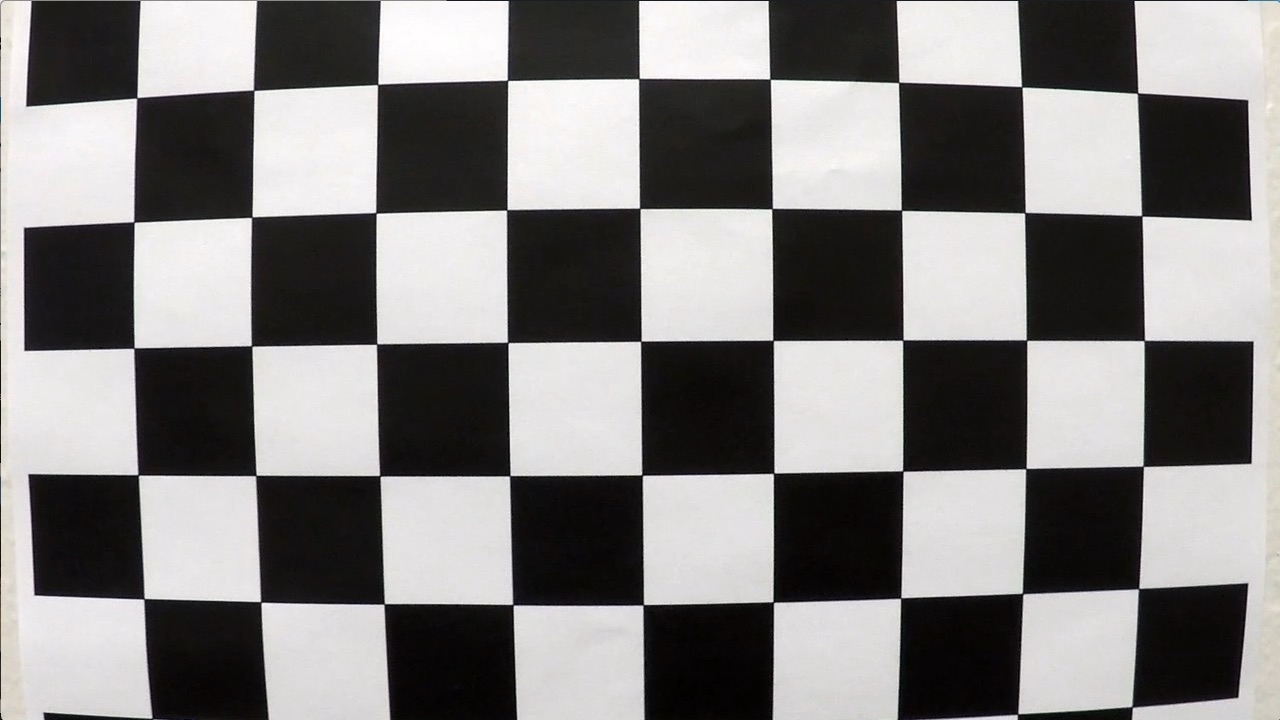
#> input picture CarND-Advanced-Lane_Lines/camera_cal/calibration1.jpg, 1280 x 720 px
$ python find_lane_lines.py --video camera_cal/calibration1.jpg   (older library calls are emulated)
#> lines starting #> are read from the running program, lines starting #| are printed output that depends on the picture; after the words box and inside, x2 and y2 are one past the last pixel; in counts of white or black regions, pixels touching at a corner belong together
import argparse
import numpy as np
import cv2
import os
import matplotlib.pyplot as plt
import glob
import scipy.stats
from collections import deque


def main():
    parser = argparse.ArgumentParser()
    parser.add_argument('--camera_calibration_directory', default='camera_cal/')
    parser.add_argument('--test_directory', default='test_images/')
    parser.add_argument('--save', action='store_true')
    parser.add_argument('--save_directory', default='output_images/')
    parser.add_argument('--video', nargs='?', const='project_video.mp4', default=None)

    args = parser.parse_args()
    camera_settings = calibrate_camera(args.camera_calibration_directory)

    if args.video:
        cap = cv2.VideoCapture(args.video)
        fourcc = cv2.VideoWriter_fourcc(*'mp4v')
        num_frames = int(cap.get(cv2.CAP_PROP_FRAME_COUNT))
        fps = cap.get(cv2.CAP_PROP_FPS)
        size = (int(cap.get(cv2.CAP_PROP_FRAME_WIDTH)), int(cap.get(cv2.CAP_PROP_FRAME_HEIGHT)))
        out = cv2.VideoWriter(args.save_directory + args.video, fourcc, fps, size)

        size_tiled = (size[0] * 2, size[1] * 2)
        out_tiled = cv2.VideoWriter(args.save_directory + 'tiled_' + args.video, fourcc, fps, size_tiled)
        i = 0
        while cap.isOpened():

            # Read in the next frame
            ret, frame = cap.read()

            if not ret:
                break

            i += 1
            print(str(i) + '/' + str(num_frames))
            # if i < 500:
            #     continue

            pipelined_image, extracted_images = pipeline(frame, camera_settings, extract_images=True, continuous=True)
            tiled_image = tile_images(((extracted_images['original'],
                                        extracted_images['with_lines_and_words']),
                                       (cv2.cvtColor(extracted_images['warped_thresholded'], cv2.COLOR_GRAY2BGR),
                                        extracted_images['warped_thresholded_with_lines'])))

            out.write(pipelined_image)
            out_tiled.write(tiled_image)
            del extracted_images
            # cv2.imshow('frame', pipelined_image)
            # if cv2.waitKey(1) & 0xFF == ord('q'):
            #     break

        cap.release()
        out.release()
        cv2.destroyAllWindows()

    else:
        # Save all images
        image_locations = glob.glob(args.test_directory + '*.jpg')
        for image_name in image_locations:
            image = cv2.imread(image_name)
            pipelined_image, extracted_images = pipeline(image, camera_settings, extract_images=True, continuous=False)

            if args.save:
                # Save checkerboard images
                checkerboard_image_names = glob.glob(args.camera_calibration_directory + '*.jpg')
                for checkerboard_path in checkerboard_image_names:
                    dirname = os.path.dirname(checkerboard_path)
                    if not os.path.exists(args.save_directory + dirname):
                        os.makedirs(args.save_directory + dirname)
                    undis_checkerboard = undistort(cv2.imread(checkerboard_path), camera_settings)
                    cv2.imwrite(args.save_directory + checkerboard_path, undis_checkerboard)

                # Save lane distances
                basename = os.path.basename(image_name)
                name, extension = basename.split('.')
                dirname = os.path.dirname(image_name)

                if not os.path.exists(args.save_directory + dirname):
                    os.makedirs(args.save_directory + dirname)
                for suffix in extracted_images:
                    cv2.imwrite(args.save_directory + dirname + '/' + name + '_' + suffix + '.' + extension, extracted_images[suffix])
            else:
                show_image(pipelined_image)


def calibrate_camera(calibration_image_directory, corners_shape=(9, 6)):
    '''
    Calibrates the camera, given the directory of a bunch of jpegs of chessboards
    and the number of inside corers in that chessboard
    '''
#> called with calibration_image_directory = 'camera_cal/', corners_shape = (9, 6)
    nx, ny = corners_shape

    # Read calibration images

    objpoints = []  # 3D points in real space
    imgpoints = []  # 2d points on chessboard

    # Set where corners should be mapped to. (0,0,0)--(nx-1,ny-1,0)
    mappedPoints = np.zeros((nx * ny, 3), np.float32)
    mappedPoints[:, :2] = np.mgrid[0:nx, 0:ny].T.reshape(-1, 2)

    # Load images into arrays
    for image_name in glob.glob(calibration_image_directory + '*.jpg'):

        image = cv2.imread(image_name, 0)
        ret, corners = cv2.findChessboardCorners(image, corners_shape, None)
#> ret = False; corners = None
        if ret:
            objpoints.append(mappedPoints)
            imgpoints.append(corners)

    ret, camera_matrix, dist_coeffs, rvecs, tvecs = cv2.calibrateCamera(objpoints, imgpoints, image.shape[::-1], None, None)
#> ret = 0.644; camera_matrix = [[1057.6, 0, 691.1], [0, 1058.6, 278], [0, 0, 1]]; dist_coeffs = [[-0.322, 0.709, 0.013, 0.00946, -1.02]]; rvecs = ([0.424, -0.236, 0.0488], [-0.024, 0.4, -0.0295]); tvecs = ([-2.48, 1.1, 17.79], [-17.95, -0.401, 29.17])
#> in main, `camera_settings = calibrate_camera(args.camera_calibration_directory)`: camera_settings = ([[1057.6, 0, 691.1], [0, 1058.6, 278], [0, 0, 1]], [[-0.322, 0.709, 0.013, 0.00946, -1.02]])
#> in main, frame is the input picture: shape (720, 1280, 3); mean B, G, R 127.8, 128.4, 130.1
#> in undistort, `camera_matrix, dist_coeffs = camera_settings`: camera_matrix = [[1057.6, 0, 691.1], [0, 1058.6, 278], [0, 0, 1]]; dist_coeffs = [[-0.322, 0.709, 0.013, 0.00946, -1.02]]
    if ret:
        return camera_matrix, dist_coeffs


def warp(image):
    '''
    Warps the image to a top-down view
    '''

    source_points = np.float32([[220, 700], [1060, 700], [595, 450], [685, 450]])
    dest_points = np.float32([[400, 720], [880, 720], [400, 0], [880, 0]])

    M = cv2.getPerspectiveTransform(source_points, dest_points)

    return cv2.warpPerspective(image, M, image.shape[:2][::-1], flags=cv2.INTER_LINEAR).astype(np.uint8)


def unwarp(image):
    '''
    Warps the image from top-down view back to original
    '''
    source_points = np.float32([[220, 700], [1060, 700], [595, 450], [685, 450]])
    dest_points = np.float32([[400, 720], [880, 720], [400, 0], [880, 0]])

    M = cv2.getPerspectiveTransform(dest_points, source_points)

    unwarp = cv2.warpPerspective(image, M, image.shape[:2][::-1], flags=cv2.INTER_LINEAR)
    return unwarp


# [15 lines left out: functions show_image, plot_image, not called in this run]


def sobel(image, orient):
    '''
    Applies the sobel operation to the image, in the 'x' or 'y' orientations
    '''
#> called with orient = 'x'
    if orient == 'x':
        sobel = cv2.Sobel(image, cv2.CV_64F, 1, 0)
    elif orient == 'y':
        sobel = cv2.Sobel(image, cv2.CV_64F, 0, 1)
    abs_sobel = np.abs(sobel)
    scaled_sobel = np.uint8(255 * abs_sobel / np.max(abs_sobel))
    return scaled_sobel


def threshold_binary(image, thresh_min=0, thresh_max=255):
    '''
    Applies a binary threshold to the given image
    '''
    mask = np.zeros_like(image)
    mask[(image >= thresh_min) & (image <= thresh_max)] = 255
    return mask


def apply_threshold(image,
                    sobel_threshold=(10, 100),
                    saturation_threshold=(100, 255),
                    hue_threshold=(200, 255),
                    continuous=False):
    '''
    Does the full task of doing all thresholds to the image
    '''

    gray = cv2.cvtColor(image, cv2.COLOR_BGR2GRAY)
    sobelx = sobel(gray, 'x')
    sobelx = sobel(sobelx, 'x')
    sobelx = cv2.blur(sobelx, (3, 3))

    sobel_thresh = threshold_binary(sobelx, *sobel_threshold)
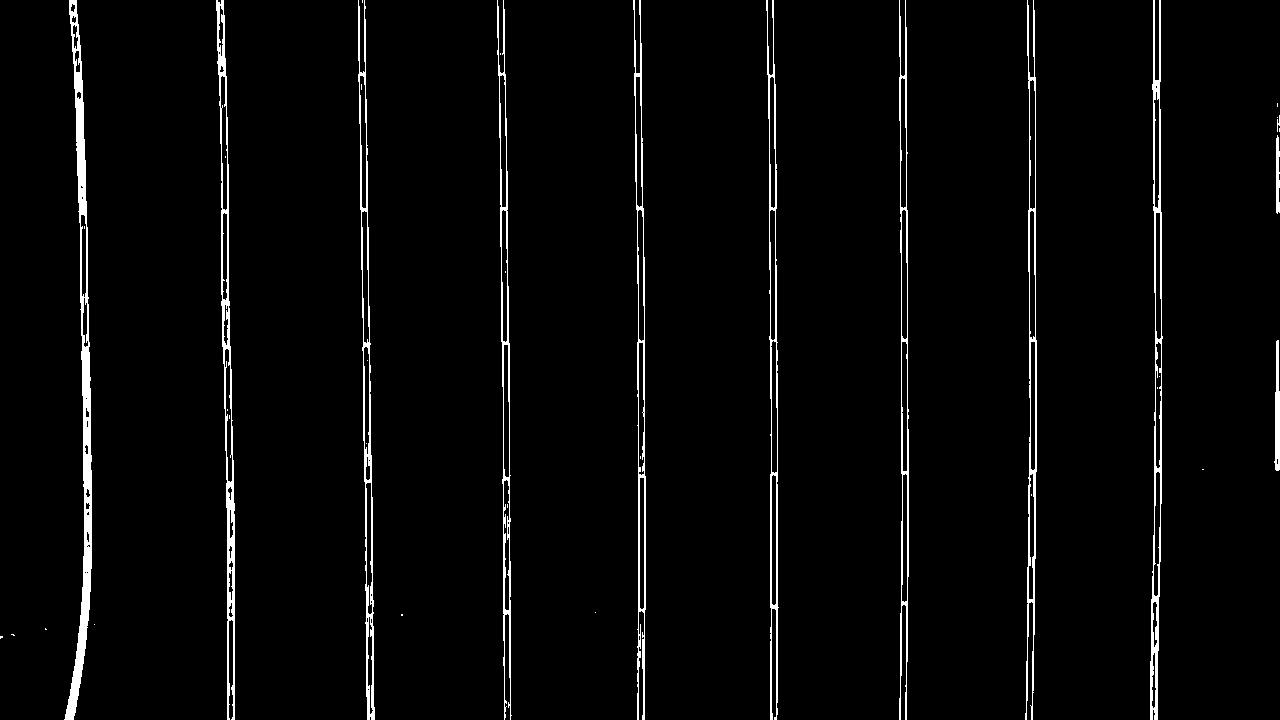
#> sobel_thresh: shape (720, 1280); 3% white; 37 white regions (25 under 20 px), largest, box (x1, y1, x2, y2) and area: (64, 0, 92, 720) 5187, (216, 0, 235, 720) 3495, (1150, 0, 1163, 720) 3048

    saturation = cv2.cvtColor(image, cv2.COLOR_BGR2HLS)[:, :, 2]
    saturation_thresh = threshold_binary(saturation, *saturation_threshold)
#> saturation_thresh: shape (720, 1280); 0.87% white; 368 white regions (309 under 20 px), largest, box (x1, y1, x2, y2) and area: (368, 2, 451, 52) 2057, (736, 672, 766, 720) 698, (673, 684, 696, 711) 405

    hue = 255 - cv2.cvtColor(image, cv2.COLOR_BGR2HLS)[:, :, 0]
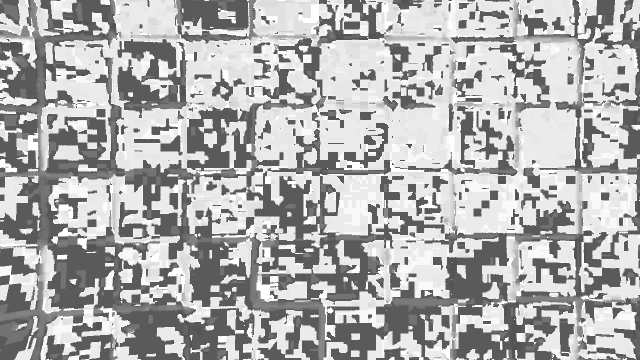
#> hue: shape (720, 1280) (shown at 1/2 size); min 78, max 255, mean 175.2
    hue_thresh = threshold_binary(hue, *hue_threshold)
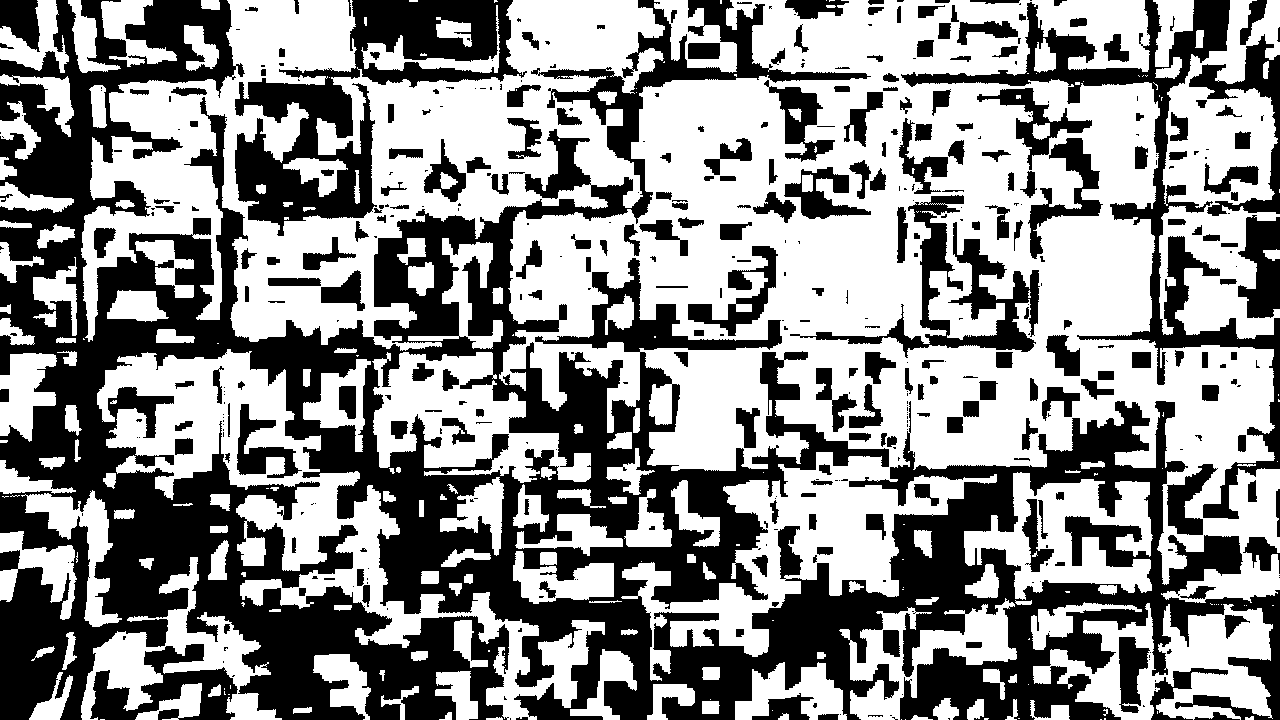
#> hue_thresh: shape (720, 1280); 55.6% white; 448 black regions (206 under 20 px), largest, box (x1, y1, x2, y2) and area: (0, 0, 1280, 720) 285636, (235, 0, 527, 236) 23256, (901, 0, 1280, 519) 18678

    # warped_combination = warp(sobel_thresh & saturation_thresh & hue_thresh)
    best2of3 = (sobel_thresh / 255 + saturation_thresh / 255 + hue_thresh / 255) >= 2
#> best2of3: shape (720, 1280) bool; 1.6% white in thin lines or dots
    combination = best2of3.astype(np.float32) * 255
#> combination: shape (720, 1280) float32; 1.6% white in thin lines or dots
    # show_image(warped_combination)

    return combination


right_lines = deque(maxlen=3)
left_lines = deque(maxlen=3)


def get_lines_from_thresholded_image(img, continuous=False):
    '''
    Takes in a thresholded image and draws lines on it, then returns
    the image and the set of lines
    '''
#> called with continuous = True
    histogram = np.sum(img[int(img.shape[0] / 2):, :], axis=0)
#> histogram = 1280 values, max 49427 at index 638, min 0 at index 417, mean 1274.7
    midpoint = np.int(histogram.shape[0] / 2)
    left_base = np.argmax(histogram[:midpoint])
#> left_base = 638
    right_base = np.argmax(histogram[midpoint:]) + midpoint
#> right_base = 647

    n_windows = 10
    window_height = np.int(img.shape[0] / n_windows)
    margin = 100
    minpix = 50

    # List of nonzero indices
    nonzero_y, nonzero_x = img.nonzero()
#> nonzero_y = 17953 values from 0 to 719; nonzero_x = 17953 values, max 1279 at index 1253, min 0 at index 614, mean 549

    left_base_current = left_base
#> left_base_current = 638
    right_base_current = right_base
#> right_base_current = 647

    left_lane_inds = []
    right_lane_inds = []
    left_lane_weights = []
    right_lane_weights = []

    out_image = np.dstack((img, img, img)).astype(np.uint8) * 255
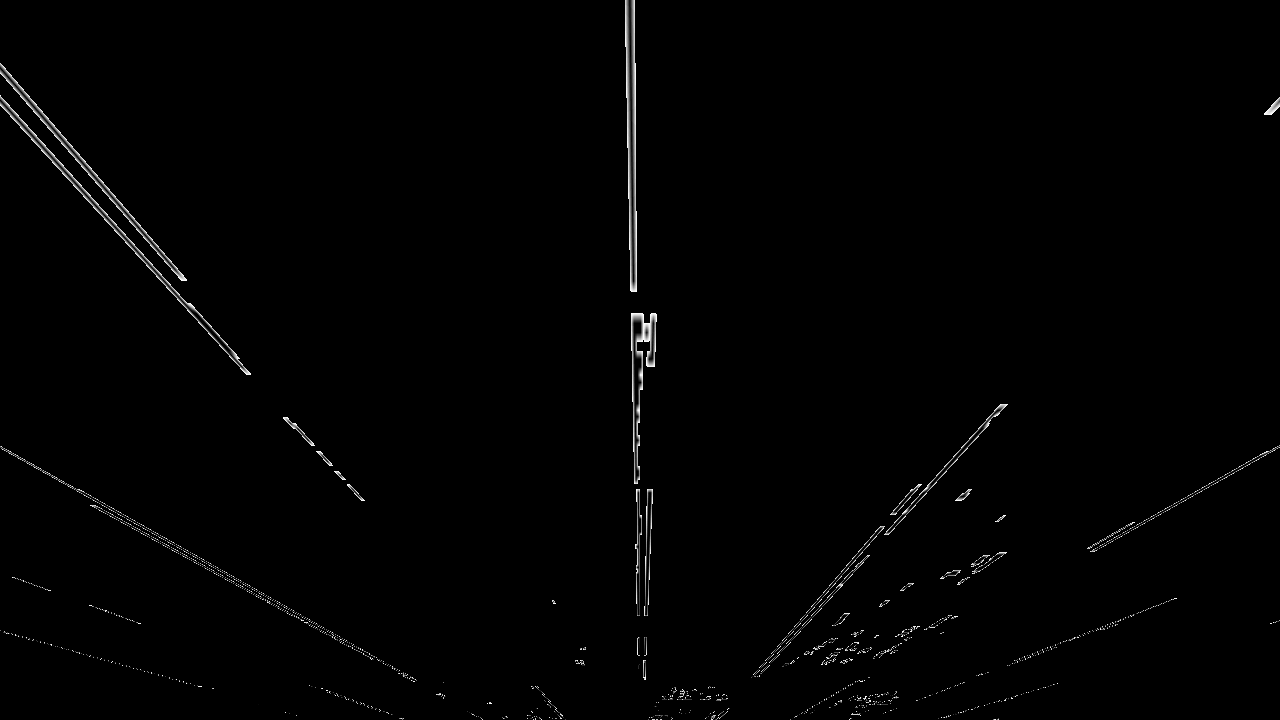
#> out_image: shape (720, 1280, 3); min 0, max 255, mean 2.2

    for window in range(n_windows):
        # Get the bounds for the window
        y_top = img.shape[0] - (window + 1) * window_height
        y_bottom = img.shape[0] - window * window_height
        x_left_low = left_base_current - margin
        x_left_high = left_base_current + margin
        x_right_low = right_base_current - margin
        x_right_high = right_base_current + margin

        # Draw left rectangle
        cv2.rectangle(out_image, (x_left_low, y_bottom), (x_left_high, y_top), 2)
        # Draw right rectangle
        cv2.rectangle(out_image, (x_right_low, y_bottom), (x_right_high, y_top), 2)

        # Find the indices that are in the range we want
        good_left_inds = ((nonzero_y >= y_top) & (nonzero_y < y_bottom) & (nonzero_x >= x_left_low) & (nonzero_x < x_left_high)).nonzero()[0]
        good_right_inds = ((nonzero_y >= y_top) & (nonzero_y < y_bottom) & (nonzero_x >= x_right_low) & (nonzero_x < x_right_high)).nonzero()[0]

        # Find how powerful each position should be in the consideration
        right_weights = get_normal_weights(nonzero_x[good_right_inds], mean=right_base_current)
        left_weights = get_normal_weights(nonzero_x[good_left_inds], mean=left_base_current)

        left_lane_inds.append(good_left_inds)
        right_lane_inds.append(good_right_inds)
        left_lane_weights.append(left_weights)
        right_lane_weights.append(right_weights)

        if len(good_left_inds) > minpix:
            left_base_current += np.int((np.mean(nonzero_x[good_left_inds]) - left_base_current) / 2)
        if len(good_right_inds) > minpix:
            right_base_current += np.int((np.mean(nonzero_x[good_right_inds]) - right_base_current) / 2)
#> this loop made 10 passes
#> (x_left_low, x_left_high, x_right_low, x_right_high, left_base_current) on passes 1 to 8: (538, 738, 547, 747, 647), (547, 747, 554, 754, 644), (544, 744, 548, 748, 644), (544, 744, 546, 746, 642), (542, 742, 543, 743, 640), (540, 740, 541, 741, 641), (541, 741, 541, 741, 637), (537, 737, 537, 737, 635)
#> out_image: shape (720, 1280, 3); 0.47% of pixels changed, all inside (x1, y1, x2, y2) = (533, 0, 755, 720)
#> (the rest of the program and of its run is left out)
